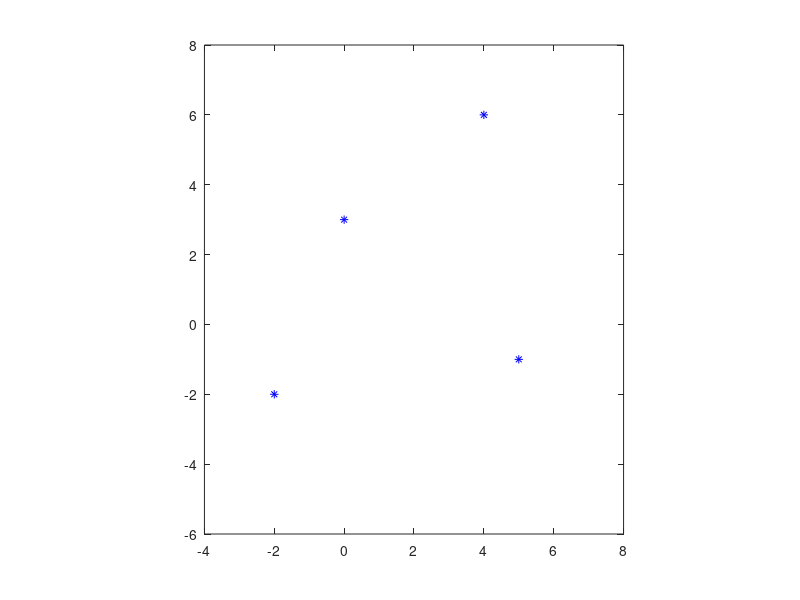

This chart was generated by the following MATLAB code: (Note: this script raises an error after producing the figure.)
clear

px = [-2 0 4 5];
py = [-2 3 6 -1];
plot(px, py, 'b*');

axis([-4 8 -6 8])
axis equal
hold on

t0 = -1;
t1 = 1;
t2 = 2;
t3 = 4;

syms a3 a2 a1 a0
eq = [a3 * t0^3 + a2 * t0^2 + a1 * t0^1 + a0 == px(1), ...
      a3 * t1^3 + a2 * t1^2 + a1 * t1^1 + a0 == px(2), ...
      a3 * t2^3 + a2 * t2^2 + a1 * t2^1 + a0 == px(3), ...
      a3 * t3^3 + a2 * t3^2 + a1 * t3^1 + a0 == px(4)
      ];
m = solve( eq, [a3 a2 a1 a0] );
syms t
x(t) = m.a3 * t^3 + m.a2 * t^2 + m.a1 * t^1 + m.a0

% y

syms b3 b2 b1 b0
eq = [b3 * t0^3 + b2 * t0^2 + b1 * t0^1 + b0 == py(1), ...
      b3 * t1^3 + b2 * t1^2 + b1 * t1^1 + b0 == py(2), ...
      b3 * t2^3 + b2 * t2^2 + b1 * t2^1 + b0 == py(3), ...
      b3 * t3^3 + b2 * t3^2 + b1 * t3^1 + b0 == py(4)
      ];
m = solve( eq, [b3 b2 b1 b0] );
y(t) = m.b3 * t^3 + m.b2 * t^2 + m.b1 * t^1 + m.b0

fplot(x, y, [t0 t3])